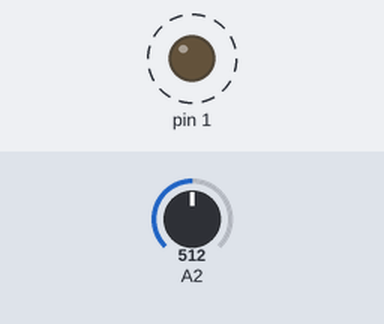
Bench run of a sketch on a simulated Arduino Uno, built with avr-gcc and run on an emulated ATmega328P. Parts: output pins drawn as LEDs (lit = HIGH). Dashed ring = blinking. Inputs (shaded band) come from the test bench; at power-on: A2 = 512. Pins used as bus, display or sensor lines are not drawn.

Above: at 1.8 s.
1.9 s: A2 set to 0
At 3.1 s:
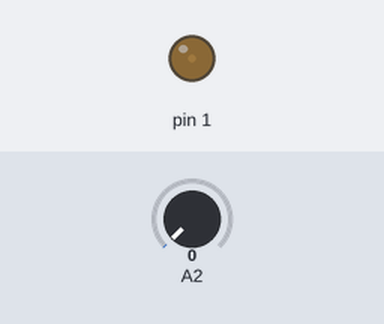
3.6 s: A2 set to 122
At 3.9 s:
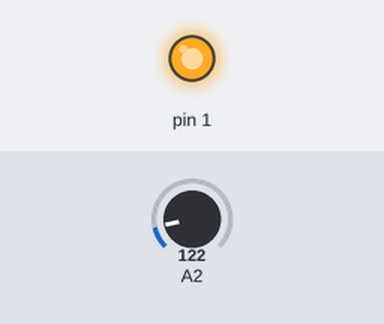
Timing chart, 0 to 13.1 s (numbered marks = the images above; inputs shaded):
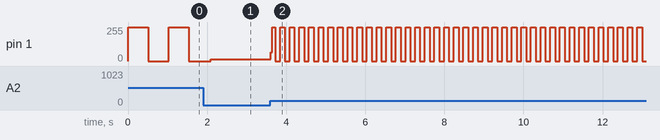

Measured:
- after the input at 3.6 s, pin 1: 15/255 → 67/255 at once, then moves between 0/255 and 255/255, repeating every 0.24 s
- by itself, pin 1: alternates 255/255 for 0.51 s and 0/255 for 0.51 s

The sketch:

buzina-ldr.ino
```cpp
// A funcao setup eh executada apenas uma vez, assim que o microcontrolador liga ou quando vc
// pressiona RESET


void setup()
{
  // Configura o Pino Digital (1) como OUTPUT (SAIDA!)
  pinMode(1, OUTPUT);
  pinMode(2, OUTPUT); // emular GND
  pinMode(3, OUTPUT); // emular VCC
}

///////////
// LOOP //
// Superloop, esta funcao fica sempre rodando forever... Onde deve ser colocado o programa principal
void loop()
{
  digitalWrite(2, LOW);   // setar a Porta Digital 2 como GROUND
  digitalWrite(3, HIGH);  // setar a Porta Digital 3 como VCC

  // Realiza leitura da porta analogica
  int portaAnalogica = analogRead(A2);

  // pisca led/aciona buzzer com delay definido pela leitura digital
  digitalWrite(1, HIGH);    // liga o LED (pino 1) (HIGH is the voltage level)
  delay(portaAnalogica);    // espera o tempo correspondente a leitura da porta analogica
  digitalWrite(1, LOW);     // desliga o LED (pino 1) - LOW!
  delay(portaAnalogica);    // espera o tempo correspondente a leitura da porta analogica
}
```
